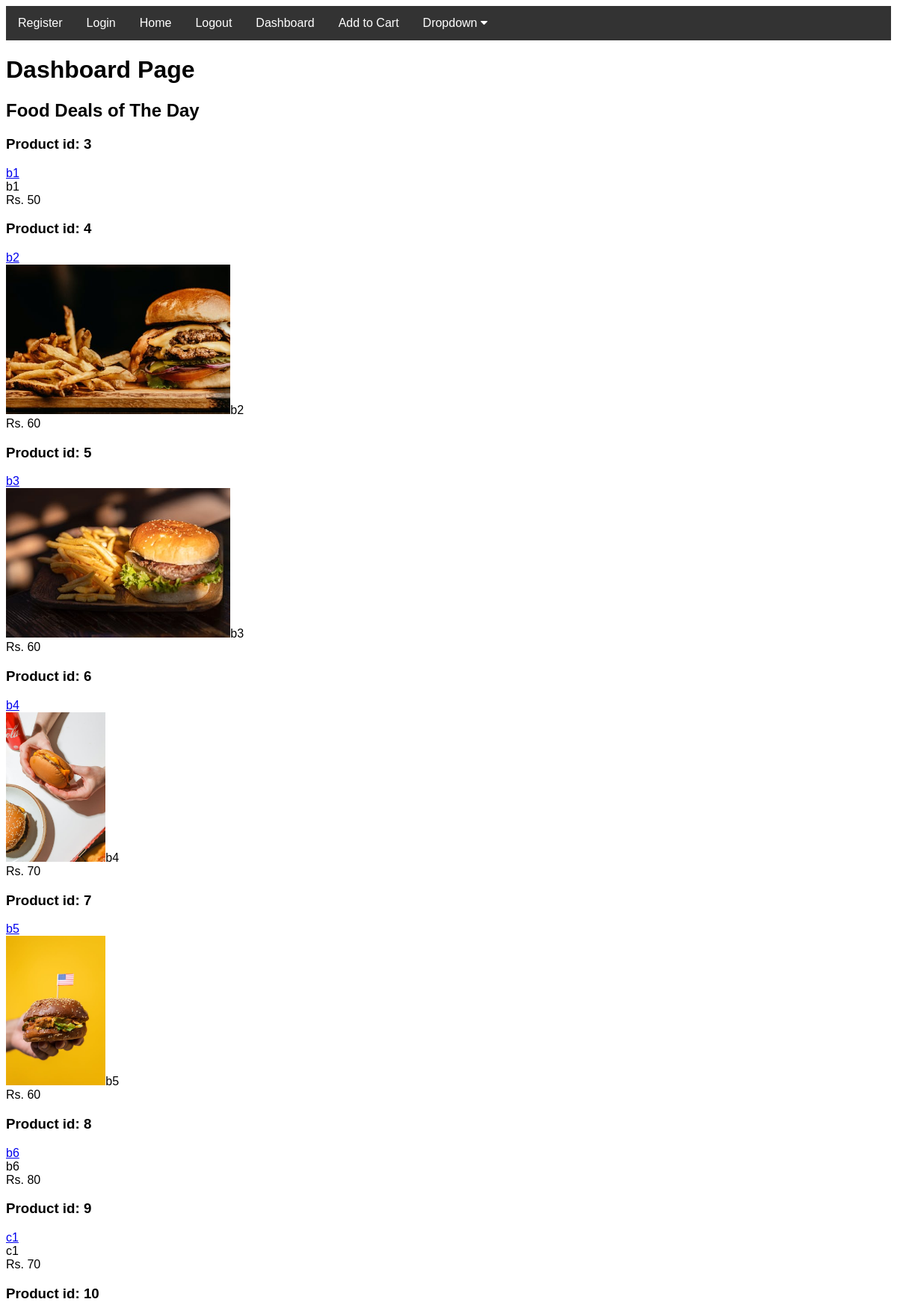
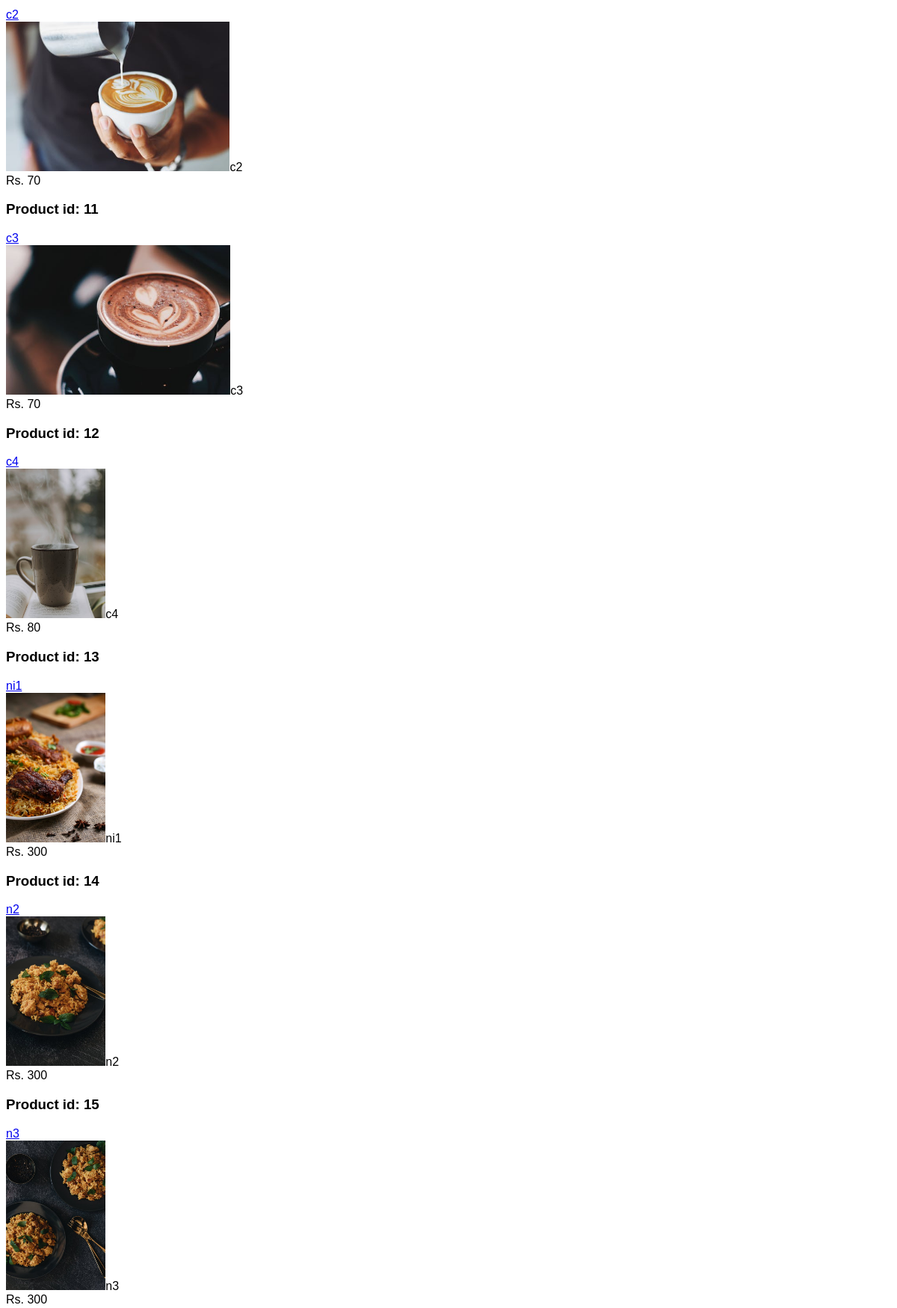
The page /dashboard/ (signed in, upper part) on the database its author committed (2 pictures, top to bottom).
### order/models.py (models this page shows, shortened)
class Product(models.Model):
    id = models.AutoField(primary_key=True)
    name = models.CharField(max_length=20)
    description = models.TextField(max_length=200)
    category = models.ForeignKey('Category', on_delete=models.CASCADE)
    photo = models.ImageField(upload_to='media')
    price = models.PositiveIntegerField()

### order/views.py (the view)
# urls.py: path('dashboard/', views.dashboard, name='dashboard'),
@login_required(login_url='login')
def dashboard(request):
    sp = Product.objects.all()
    return render(request, 'order/dashboard.html',  {'sp': sp})

### order/templates/order/dashboard.html (shortened to what this page needs)
{% extends 'order/navbar.html' %}
{% block content %}
  <h1>Dashboard Page</h1>
<div class="m-3">
  <h2>Food Deals of The Day</h2>
  <div class="owl-carousel" id="slider1">
    {% for b in sp %}
    <h3>Product id: {{b.id}}</h2>
   <a href="{% url 'show_product' b.id %}" class="btn">{{b.name}}</a><div class="item"></div><img src="/media/{{b.photo}}" alt="" height="200px"><span class="fw-bold">{{b.name}}</span><br><span class="fs-5">Rs. {{b.price}}</span></div></a>{% endfor %}
{% endblock %}

### order/templates/order/navbar.html (shortened to what this page needs)
<!DOCTYPE html>
<html>
<head>
<link rel="stylesheet" href="https://cdnjs.cloudflare.com/ajax/libs/font-awesome/4.7.0/css/font-awesome.min.css">
</head>
<body>
<div class="navbar">
  <a class="nav-link" href="{% url 'register' %}">Register</a>
    <a href="{% url 'login' %}">Login</a>
    {% if user.is_authenticated %}
    <a href="{% url 'home' %}">Home</a>
    <a href="{% url 'logout' %}">Logout</a>
    <a class="nav-link" href="{% url 'dashboard' %}">Dashboard</a>
    <a class="nav-link" href="{% url 'cart' %}">Add to Cart</a>
    <div class="dropdown">
      <button class="dropbtn">Dropdown
        <i class="fa fa-caret-down"></i>
      </button>
      {% endif %}
    </div>
  </div>
  {% block content %}
  {% endblock %}
  </body>
  </html>

### order/templates/order/navbar.html (style rules this page uses)
body { font-family: Arial, Helvetica, sans-serif; }
.navbar { overflow: hidden; background-color: #333; }
.navbar a { float: left; font-size: 16px; color: white; text-align: center; padding: 14px 16px; text-decoration: none; }
.dropdown { float: left; overflow: hidden; }
.dropdown .dropbtn { font-size: 16px; border: none; outline: none; color: white; padding: 14px 16px; background-color: inherit; font-family: inherit; margin: 0; }

### rows shown on the page
Product: id "3", name "b1", price "50"
Product: id "4", name "b2", photo (picture), price "60"
Product: id "5", name "b3", photo (picture), price "60"
Product: id "6", name "b4", photo (picture), price "70"
Product: id "7", name "b5", photo (picture), price "60"
Product: id "8", name "b6", price "80"
Product: id "9", name "c1", price "70"
Product: id "10", name "c2", photo (picture), price "70"
Product: id "11", name "c3", photo (picture), price "70"
Product: id "12", name "c4", photo (picture), price "80"
Product: id "13", name "ni1", photo (picture), price "300"
Product: id "14", name "n2", photo (picture), price "300"
Product: id "15", name "n3", photo (picture), price "300"
